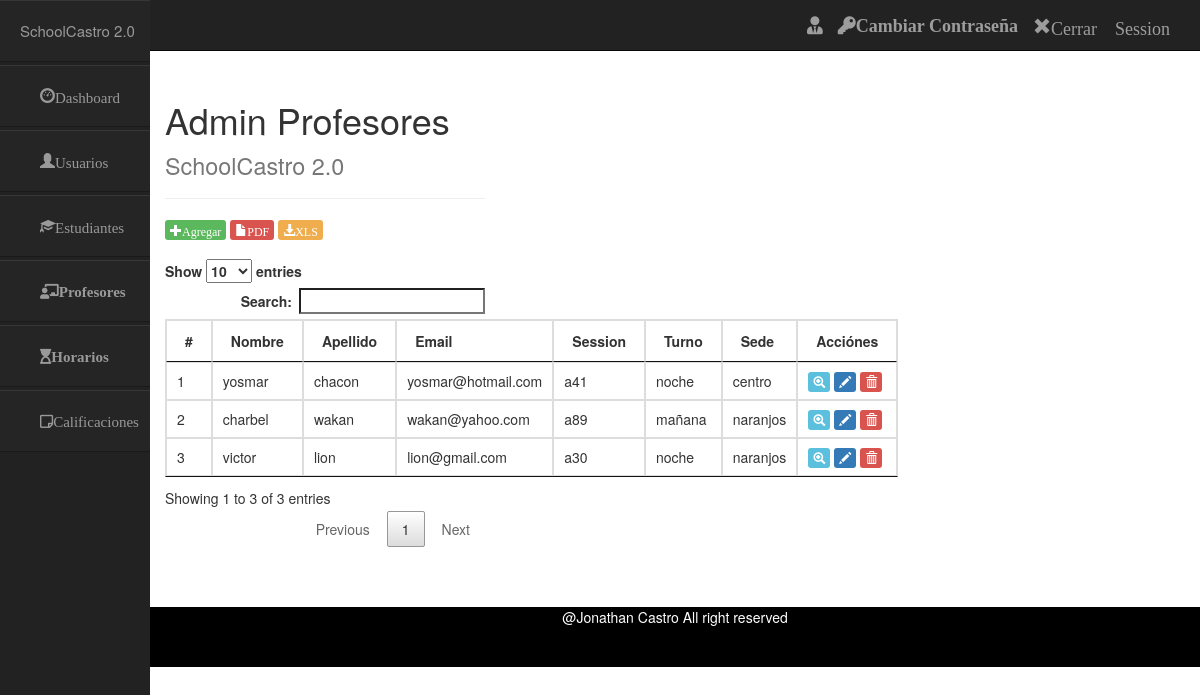
The page /index.php/profesores_controller on the database as committed earlier.
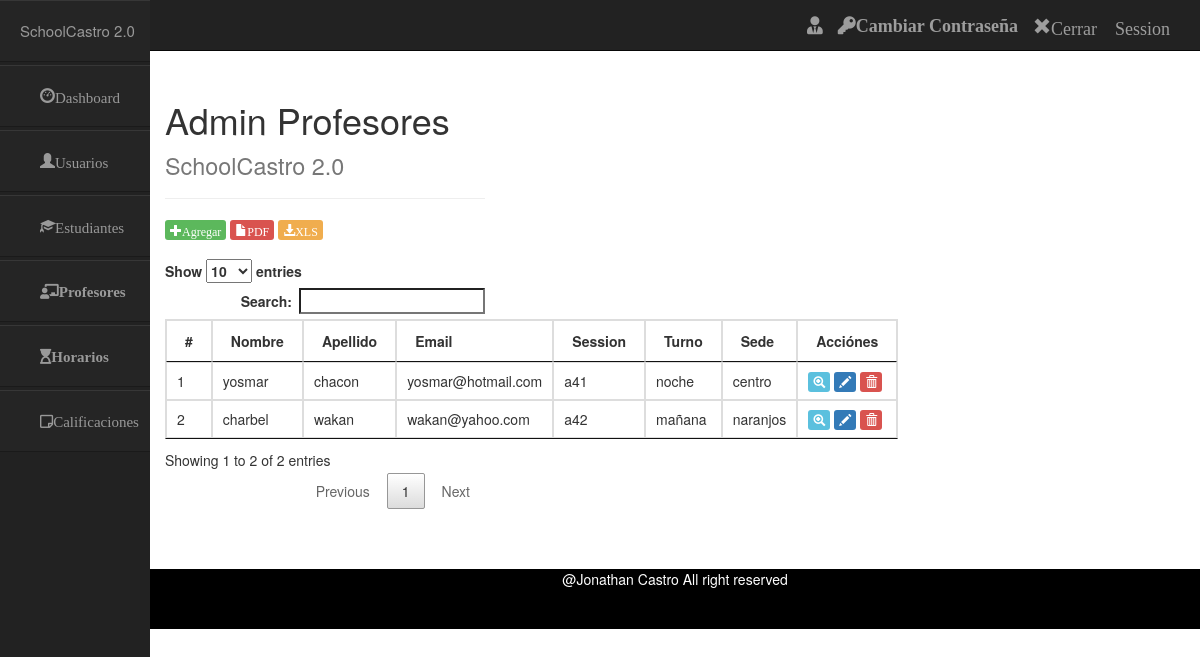
The same page on the database as committed later.
### tables this page shows
CREATE TABLE `profesores` (
  `id` int(50) NOT NULL,
  `nombre` varchar(50) NOT NULL,
  `apellido` varchar(50) NOT NULL,
  `email` varchar(50) NOT NULL,
  `session` varchar(50) NOT NULL,
  `turno` varchar(50) NOT NULL,
  `sede` varchar(50) NOT NULL
);

### application/controllers/Profesores_controller.php (called while the page is built, shortened)
<?php
class Profesores_controller extends CI_Controller {
	public function index()
	{
		$data['usuario'] = $this->session->userdata('usuario');
		$data['contrasena'] = $this->session->userdata('contrasena');
		$data['datos'] = $this->profesores_model->seleccionarProfesores();
		$this->load->view('include/header');
		$this->load->view('include/navbar',$data);
		$this->load->view('include/sidebar');
		$this->load->view('admin/profesores',$data);
		$this->load->view('include/footer');
	}
}

### index.php (called while the page is built, shortened)
<?php
require_once BASEPATH.'core/CodeIgniter.php';

### application/models/Profesores_model.php (called while the page is built, shortened)
<?php
class Profesores_model extends CI_Model {
	public function seleccionarProfesores()
	{
		$sql = "SELECT id,nombre,apellido,email,session,turno,sede
		 from profesores";
		$query = $this->db->query($sql);
		return $query->result();
	}
}

### application/views/admin/profesores.php (the view, shortened to what this page needs)
<br>
<br>
<br>
	<div class="row col-md-4 col-md-offset-4">
		<div class="page-header">
  			<h1>Admin Profesores <small>SchoolCastro 2.0</small></h1>
		</div>
		<div>
			<a ><span class="btn-success btn-xs glyphicon glyphicon-plus" data-toggle="modal" data-target="#login-modal" id="">Agregar</span></a>
			<a  href="<?php echo base_url();?>index.php/profesores_controller/reporteProfesores"><span class="btn-danger  btn-xs glyphicon glyphicon-file">PDF</span></a>
			<a  href="<?php echo base_url();?>index.php/usuarios_controller/reporte"><span class="btn-warning  btn-xs glyphicon glyphicon-download-alt">XLS</span></a>
		</div>
		<br>
		<table id="tabla" class="table-responsive table-hover table-bordered" >
	                    <thead>
	                        <tr>
	                            <th >#</th>
	                            <th >Nombre</th>
	                            <th >Apellido</th>
	                            <th >Email</th>
	                            <th >Session</th>
	                            <th >Turno</th>
	                            <th >Sede</th>
	                            <th >Acciónes</th>
			                 </tr>
			               </thead>
			 <tbody>
			<?php
		foreach ($datos as $dato) {
			?>
		<tr>
		<td><?php echo $dato->id ?> </td>
		<td><?php echo $dato->nombre ?> </td>
		<td><?php echo $dato->apellido ?> </td>
		<td><?php echo $dato->email ?> </td>
		<td><?php echo $dato->session ?> </td>
		<td><?php echo $dato->turno ?> </td>
		<td><?php echo $dato->sede ?> </td>
		<td >
		<a href="<?php echo base_url();?>index.php/profesores_controller/ver"><span class="btn-info btn-xs glyphicon glyphicon-zoom-in" data-toggle="ver" title="Ver"></span></a>
		 <a  href="<?php echo base_url("index.php/profesores_controller/editar/$dato->id") ?>" ><span class="btn-primary btn-xs glyphicon glyphicon-pencil" data-toggle="editar" title="Editar"></span></a>
		 <a id="eliminar"  href="<?php echo base_url("index.php/profesores_controller/eliminar/$dato->id") ?>" ><span class="btn-danger btn-xs glyphicon glyphicon-trash" data-toggle="eliminar" title="Eliminar"></span></a>
		</td>
		</tr>
		<?php
		}
		?>
	</tbody>
</table>
<br>
<br>
<br>
</div>

Rows that differ between the two databases and show on the page:
removed profesores: id "3", nombre "victor", apellido "lion", email "lion@gmail.com", session "a30", turno "noche", sede "naranjos"
changed profesores "charbel": session "a89" → "a42"
Other text that changed with them:
text written by a page script: "Show entries Search: Showing 1 to 3 of 3 entries Previous 1 Next" → "Show entries Search: Showing 1 to 2 of 2 entries Previous 1 Next"
